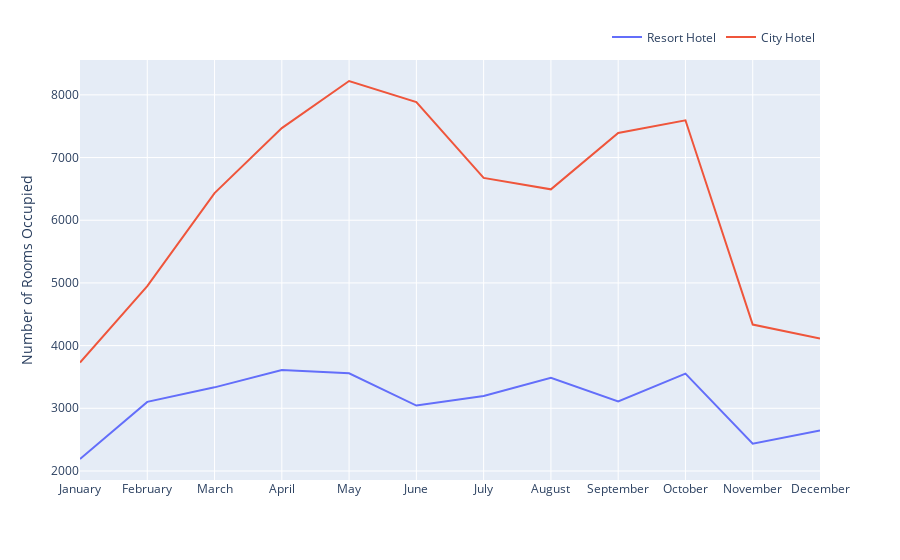

Notebook code for this chart:
### Code cell
fig = px.line(data_frame=rush, x='month', y=['no. of rooms occupied in resort', 'no. of rooms occupied in city'], height=500,
              labels={'value':'Number of Rooms Occupied','month':'','variable':''})

series_names = ['Resort Hotel', 'City Hotel']

for idx, name in enumerate(series_names):
    fig.data[idx].name = name
    fig.data[idx].hovertemplate = name
    
fig.update_layout(legend=dict(
    orientation="h",
    yanchor="bottom",
    y=1.02,
    xanchor="right",
    x=1
))

### Figure 1 — Plotly figure (JSON) as saved in the notebook; plotly's stock layout.template omitted (floating-point values rounded to 4 significant figures)
{"data": [{"hovertemplate": "Resort Hotel", "legendgroup": "no. of rooms occupied in resort", "line": {"color": "#636efa", "dash": "solid"}, "marker": {"symbol": "circle"}, "mode": "lines", "name": "Resort Hotel", "orientation": "v", "showlegend": true, "type": "scatter", "x": ["January", "February", "March", "April", "May", "June", "July", "August", "September", "October", "November", "December"], "xaxis": "x", "y": [2191, 3102, 3334, 3609, 3559, 3044, 3195, 3485, 3108, 3553, 2435, 2645], "yaxis": "y"}, {"hovertemplate": "City Hotel", "legendgroup": "no. of rooms occupied in city", "line": {"color": "#EF553B", "dash": "solid"}, "marker": {"symbol": "circle"}, "mode": "lines", "name": "City Hotel", "orientation": "v", "showlegend": true, "type": "scatter", "x": ["January", "February", "March", "April", "May", "June", "July", "August", "September", "October", "November", "December"], "xaxis": "x", "y": [3730, 4950, 6433, 7469, 8221, 7885, 6675, 6493, 7392, 7594, 4336, 4114], "yaxis": "y"}], "layout": {"autosize": true, "legend": {"orientation": "h", "title": {"text": ""}, "tracegroupgap": 0, "x": 1, "xanchor": "right", "y": 1.02, "yanchor": "bottom"}, "margin": {"t": 60}, "xaxis": {"anchor": "y", "autorange": true, "domain": [0, 1], "range": [0, 11], "title": {"text": ""}, "type": "category"}, "yaxis": {"anchor": "x", "autorange": true, "domain": [0, 1], "range": [1856, 8556], "title": {"text": "Number of Rooms Occupied"}, "type": "linear"}}}
